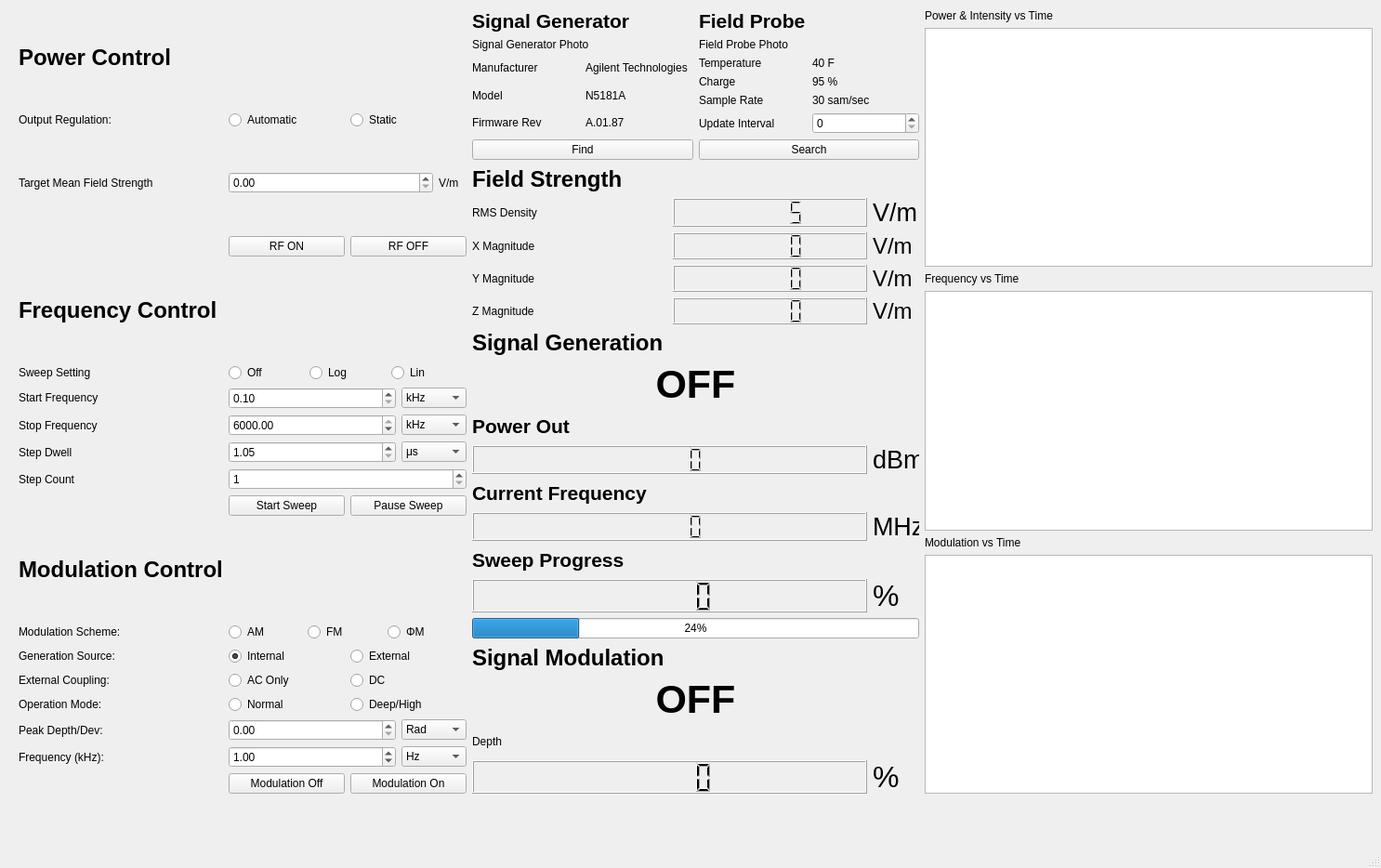
<?xml version="1.0" encoding="UTF-8"?>
<ui version="4.0">
 <class>MainWindow</class>
 <widget class="QMainWindow" name="MainWindow">
  <property name="geometry">
   <rect>
    <x>0</x>
    <y>0</y>
    <width>1486</width>
    <height>934</height>
   </rect>
  </property>
  <property name="windowTitle">
   <string>MainWindow</string>
  </property>
  <widget class="QWidget" name="centralwidget">
   <widget class="QWidget" name="gridLayoutWidget">
    <property name="geometry">
     <rect>
      <x>20</x>
      <y>10</y>
      <width>1457</width>
      <height>844</height>
     </rect>
    </property>
    <layout class="QHBoxLayout" name="horizontalLayout_main">
     <property name="leftMargin">
      <number>0</number>
     </property>
     <item>
      <layout class="QGridLayout" name="gridLayout_settings">
       <item row="18" column="0">
        <widget class="QLabel" name="label_modulationSettings">
         <property name="font">
          <font>
           <pointsize>18</pointsize>
           <weight>75</weight>
           <bold>true</bold>
          </font>
         </property>
         <property name="text">
          <string>Modulation Control</string>
         </property>
        </widget>
       </item>
       <item row="14" column="0">
        <widget class="QLabel" name="label_stepDwell">
         <property name="text">
          <string>Step Dwell</string>
         </property>
        </widget>
       </item>
       <item row="23" column="1">
        <layout class="QHBoxLayout" name="horizontalLayout_modulationModes">
         <item>
          <widget class="QRadioButton" name="radioButton_deepHighMode">
           <property name="text">
            <string>Normal</string>
           </property>
          </widget>
         </item>
         <item>
          <widget class="QRadioButton" name="radioButton_basicMode">
           <property name="text">
            <string>Deep/High</string>
           </property>
          </widget>
         </item>
        </layout>
       </item>
       <item row="25" column="0">
        <widget class="QLabel" name="label_modFreq">
         <property name="text">
          <string>Frequency (kHz):</string>
         </property>
        </widget>
       </item>
       <item row="20" column="0">
        <widget class="QLabel" name="label_modulationScheme">
         <property name="text">
          <string>Modulation Scheme:</string>
         </property>
        </widget>
       </item>
       <item row="22" column="0">
        <widget class="QLabel" name="label_couplingTypeTitle">
         <property name="text">
          <string>External Coupling:</string>
         </property>
        </widget>
       </item>
       <item row="7" column="1">
        <layout class="QHBoxLayout" name="horizontalLayout">
         <item>
          <widget class="QPushButton" name="pushButton_rfOn">
           <property name="text">
            <string>RF ON</string>
           </property>
          </widget>
         </item>
         <item>
          <widget class="QPushButton" name="pushButton_rfOff">
           <property name="sizePolicy">
            <sizepolicy hsizetype="Preferred" vsizetype="Fixed">
             <horstretch>0</horstretch>
             <verstretch>0</verstretch>
            </sizepolicy>
           </property>
           <property name="minimumSize">
            <size>
             <width>0</width>
             <height>0</height>
            </size>
           </property>
           <property name="maximumSize">
            <size>
             <width>231</width>
             <height>16777215</height>
            </size>
           </property>
           <property name="text">
            <string>RF OFF</string>
           </property>
          </widget>
         </item>
        </layout>
       </item>
       <item row="15" column="0">
        <widget class="QLabel" name="label_stepCount">
         <property name="text">
          <string>Step Count</string>
         </property>
        </widget>
       </item>
       <item row="25" column="1">
        <layout class="QHBoxLayout" name="horizontalLayout_modFreq">
         <item>
          <widget class="QDoubleSpinBox" name="spinBox_modFreq">
           <property name="minimum">
            <double>0.100000000000000</double>
           </property>
           <property name="maximum">
            <double>5.000000000000000</double>
           </property>
           <property name="value">
            <double>1.000000000000000</double>
           </property>
          </widget>
         </item>
         <item>
          <widget class="QComboBox" name="comboBox_modFreqUnit">
           <property name="maximumSize">
            <size>
             <width>70</width>
             <height>16777215</height>
            </size>
           </property>
           <item>
            <property name="text">
             <string>Hz</string>
            </property>
           </item>
           <item>
            <property name="text">
             <string>kHz</string>
            </property>
           </item>
           <item>
            <property name="text">
             <string>MHz</string>
            </property>
           </item>
          </widget>
         </item>
        </layout>
       </item>
       <item row="13" column="0">
        <widget class="QLabel" name="label_stopFreq">
         <property name="text">
          <string>Stop Frequency</string>
         </property>
        </widget>
       </item>
       <item row="20" column="1">
        <layout class="QHBoxLayout" name="horizontalLayout_modScheme">
         <property name="spacing">
          <number>0</number>
         </property>
         <item>
          <widget class="QRadioButton" name="radioButton_amState">
           <property name="text">
            <string>AM</string>
           </property>
          </widget>
         </item>
         <item>
          <widget class="QRadioButton" name="radioButton_fmState">
           <property name="text">
            <string>FM</string>
           </property>
           <property name="checked">
            <bool>true</bool>
           </property>
          </widget>
         </item>
         <item>
          <widget class="QRadioButton" name="radioButton_pmState">
           <property name="text">
            <string>ΦM</string>
           </property>
           <property name="checkable">
            <bool>false</bool>
           </property>
          </widget>
         </item>
        </layout>
       </item>
       <item row="21" column="0">
        <widget class="QLabel" name="label_modulationSource">
         <property name="text">
          <string>Generation Source:</string>
         </property>
        </widget>
       </item>
       <item row="16" column="1">
        <layout class="QHBoxLayout" name="horizontalLayout_2">
         <item>
          <widget class="QPushButton" name="pushButton_startSweep">
           <property name="text">
            <string>Start Sweep</string>
           </property>
          </widget>
         </item>
         <item>
          <widget class="QPushButton" name="pushButton_pauseSweep">
           <property name="text">
            <string>Pause Sweep</string>
           </property>
          </widget>
         </item>
        </layout>
       </item>
       <item row="5" column="1">
        <layout class="QHBoxLayout" name="horizontalLayout_powerOutControl">
         <item>
          <widget class="QRadioButton" name="radioButton_pidControl">
           <property name="text">
            <string>Automatic</string>
           </property>
           <property name="checked">
            <bool>true</bool>
           </property>
          </widget>
         </item>
         <item>
          <widget class="QRadioButton" name="radioButton_staticPower">
           <property name="text">
            <string>Static</string>
           </property>
          </widget>
         </item>
        </layout>
       </item>
       <item row="4" column="0">
        <widget class="QLabel" name="label_powerSettings">
         <property name="font">
          <font>
           <pointsize>18</pointsize>
           <weight>75</weight>
           <bold>true</bold>
          </font>
         </property>
         <property name="text">
          <string>Power Control</string>
         </property>
        </widget>
       </item>
       <item row="5" column="0">
        <widget class="QLabel" name="label_powerOutType">
         <property name="text">
          <string>Output Regulation:</string>
         </property>
        </widget>
       </item>
       <item row="24" column="1">
        <layout class="QHBoxLayout" name="horizontalLayout_depthDev">
         <item>
          <widget class="QDoubleSpinBox" name="spinBox_depthDev"/>
         </item>
         <item>
          <widget class="QComboBox" name="comboBox_depthDevUnit">
           <property name="maximumSize">
            <size>
             <width>70</width>
             <height>16777215</height>
            </size>
           </property>
           <item>
            <property name="text">
             <string>Rad</string>
            </property>
           </item>
           <item>
            <property name="text">
             <string>PiRad</string>
            </property>
           </item>
           <item>
            <property name="text">
             <string>Deg</string>
            </property>
           </item>
          </widget>
         </item>
        </layout>
       </item>
       <item row="11" column="1">
        <layout class="QHBoxLayout" name="horizontalLayout_sweepType">
         <item>
          <widget class="QRadioButton" name="radioButton_sweepOff">
           <property name="text">
            <string>Off</string>
           </property>
           <property name="checkable">
            <bool>true</bool>
           </property>
          </widget>
         </item>
         <item>
          <widget class="QRadioButton" name="radioButton_logSweep">
           <property name="text">
            <string>Log</string>
           </property>
           <property name="checkable">
            <bool>true</bool>
           </property>
           <property name="checked">
            <bool>true</bool>
           </property>
          </widget>
         </item>
         <item>
          <widget class="QRadioButton" name="radioButton_linSweep">
           <property name="text">
            <string>Lin</string>
           </property>
           <property name="checked">
            <bool>false</bool>
           </property>
          </widget>
         </item>
        </layout>
       </item>
       <item row="6" column="0">
        <widget class="QLabel" name="label_desiredFieldTitle">
         <property name="text">
          <string>Target Mean Field Strength</string>
         </property>
        </widget>
       </item>
       <item row="23" column="0">
        <widget class="QLabel" name="label_ampmMode">
         <property name="text">
          <string>Operation Mode:</string>
         </property>
        </widget>
       </item>
       <item row="13" column="1">
        <layout class="QHBoxLayout" name="horizontalLayout_stopFreq">
         <item>
          <widget class="QDoubleSpinBox" name="spinBox_stopFreq">
           <property name="minimum">
            <double>0.250000000000000</double>
           </property>
           <property name="maximum">
            <double>6000.000000000000000</double>
           </property>
           <property name="value">
            <double>6000.000000000000000</double>
           </property>
          </widget>
         </item>
         <item>
          <widget class="QComboBox" name="comboBox_stopFreqUnit">
           <property name="sizePolicy">
            <sizepolicy hsizetype="MinimumExpanding" vsizetype="Fixed">
             <horstretch>0</horstretch>
             <verstretch>0</verstretch>
            </sizepolicy>
           </property>
           <property name="maximumSize">
            <size>
             <width>70</width>
             <height>16777215</height>
            </size>
           </property>
           <item>
            <property name="text">
             <string>kHz</string>
            </property>
           </item>
           <item>
            <property name="text">
             <string>MHz</string>
            </property>
           </item>
           <item>
            <property name="text">
             <string>GHz</string>
            </property>
           </item>
          </widget>
         </item>
        </layout>
       </item>
       <item row="6" column="1">
        <layout class="QHBoxLayout" name="horizontalLayout_targetField">
         <item>
          <widget class="QDoubleSpinBox" name="spinBox_targetStrength"/>
         </item>
         <item>
          <widget class="QLabel" name="label_strengthUnit">
           <property name="maximumSize">
            <size>
             <width>30</width>
             <height>16777215</height>
            </size>
           </property>
           <property name="text">
            <string>V/m</string>
           </property>
          </widget>
         </item>
        </layout>
       </item>
       <item row="22" column="1">
        <layout class="QHBoxLayout" name="horizontalLayout_externalCoupling">
         <item>
          <widget class="QRadioButton" name="radioButton_acCoupling">
           <property name="text">
            <string>AC Only</string>
           </property>
          </widget>
         </item>
         <item>
          <widget class="QRadioButton" name="radioButton_acdcCoupling">
           <property name="text">
            <string>DC</string>
           </property>
          </widget>
         </item>
        </layout>
       </item>
       <item row="10" column="0">
        <widget class="QLabel" name="label_freqSettings">
         <property name="font">
          <font>
           <pointsize>18</pointsize>
           <weight>75</weight>
           <bold>true</bold>
          </font>
         </property>
         <property name="text">
          <string>Frequency Control</string>
         </property>
        </widget>
       </item>
       <item row="11" column="0">
        <widget class="QLabel" name="label_sweepType">
         <property name="text">
          <string>Sweep Setting</string>
         </property>
        </widget>
       </item>
       <item row="21" column="1">
        <layout class="QHBoxLayout" name="horizontalLayout_modSignalSource">
         <item>
          <widget class="QRadioButton" name="radioButton_intSource">
           <property name="text">
            <string>Internal</string>
           </property>
           <property name="checked">
            <bool>true</bool>
           </property>
          </widget>
         </item>
         <item>
          <widget class="QRadioButton" name="radioButton_extSource">
           <property name="text">
            <string>External</string>
           </property>
          </widget>
         </item>
        </layout>
       </item>
       <item row="15" column="1">
        <widget class="QSpinBox" name="spinBox_stepCount">
         <property name="minimum">
          <number>1</number>
         </property>
         <property name="maximum">
          <number>100000</number>
         </property>
         <property name="value">
          <number>1</number>
         </property>
         <property name="displayIntegerBase">
          <number>10</number>
         </property>
        </widget>
       </item>
       <item row="12" column="1">
        <layout class="QHBoxLayout" name="horizontalLayout_startFreq">
         <item>
          <widget class="QDoubleSpinBox" name="spinBox_startFreq">
           <property name="minimum">
            <double>0.100000000000000</double>
           </property>
           <property name="maximum">
            <double>6000.000000000000000</double>
           </property>
           <property name="stepType">
            <enum>QAbstractSpinBox::AdaptiveDecimalStepType</enum>
           </property>
           <property name="value">
            <double>0.100000000000000</double>
           </property>
          </widget>
         </item>
         <item>
          <widget class="QComboBox" name="comboBox_startFreqUnit">
           <property name="sizePolicy">
            <sizepolicy hsizetype="MinimumExpanding" vsizetype="Fixed">
             <horstretch>0</horstretch>
             <verstretch>0</verstretch>
            </sizepolicy>
           </property>
           <property name="maximumSize">
            <size>
             <width>70</width>
             <height>16777215</height>
            </size>
           </property>
           <item>
            <property name="text">
             <string>kHz</string>
            </property>
           </item>
           <item>
            <property name="text">
             <string>MHz</string>
            </property>
           </item>
           <item>
            <property name="text">
             <string>GHz</string>
            </property>
           </item>
          </widget>
         </item>
        </layout>
       </item>
       <item row="14" column="1">
        <layout class="QHBoxLayout" name="horizontalLayout_stepDwell">
         <item>
          <widget class="QDoubleSpinBox" name="spinBox_dwell">
           <property name="minimum">
            <double>1.050000000000000</double>
           </property>
           <property name="maximum">
            <double>2000.000000000000000</double>
           </property>
           <property name="value">
            <double>1.050000000000000</double>
           </property>
          </widget>
         </item>
         <item>
          <widget class="QComboBox" name="comboBox_dwellUnit">
           <property name="maximumSize">
            <size>
             <width>70</width>
             <height>16777215</height>
            </size>
           </property>
           <item>
            <property name="text">
             <string>μs</string>
            </property>
           </item>
           <item>
            <property name="text">
             <string>ms</string>
            </property>
           </item>
           <item>
            <property name="text">
             <string>s</string>
            </property>
           </item>
          </widget>
         </item>
        </layout>
       </item>
       <item row="12" column="0">
        <widget class="QLabel" name="label_startFreq">
         <property name="maximumSize">
          <size>
           <width>16777215</width>
           <height>20</height>
          </size>
         </property>
         <property name="text">
          <string>Start Frequency</string>
         </property>
        </widget>
       </item>
       <item row="24" column="0">
        <widget class="QLabel" name="label_amDepthFPMDev">
         <property name="text">
          <string>Peak Depth/Dev:</string>
         </property>
        </widget>
       </item>
       <item row="26" column="1">
        <layout class="QHBoxLayout" name="horizontalLayout_3">
         <item>
          <widget class="QPushButton" name="pushButton_modulationOff">
           <property name="text">
            <string>Modulation Off</string>
           </property>
          </widget>
         </item>
         <item>
          <widget class="QPushButton" name="pushButton_modulationOn">
           <property name="text">
            <string>Modulation On</string>
           </property>
          </widget>
         </item>
        </layout>
       </item>
      </layout>
     </item>
     <item>
      <layout class="QVBoxLayout" name="verticalLayout_realTimeValues">
       <property name="sizeConstraint">
        <enum>QLayout::SetDefaultConstraint</enum>
       </property>
       <item>
        <layout class="QGridLayout" name="gridLayout">
         <item row="3" column="1">
          <layout class="QGridLayout" name="gridLayout_probeStats">
           <item row="1" column="0">
            <widget class="QLabel" name="label_chargeTitle">
             <property name="text">
              <string>Charge</string>
             </property>
            </widget>
           </item>
           <item row="0" column="1">
            <widget class="QLabel" name="label_temperature">
             <property name="text">
              <string>40 F</string>
             </property>
            </widget>
           </item>
           <item row="0" column="0">
            <widget class="QLabel" name="label_temperatureTitle">
             <property name="text">
              <string>Temperature</string>
             </property>
            </widget>
           </item>
           <item row="2" column="1">
            <widget class="QLabel" name="label_chargeLevel">
             <property name="text">
              <string>30 sam/sec</string>
             </property>
            </widget>
           </item>
           <item row="3" column="1">
            <widget class="QSpinBox" name="spinBox_probeUpdate"/>
           </item>
           <item row="2" column="0">
            <widget class="QLabel" name="label_2">
             <property name="text">
              <string>Sample Rate</string>
             </property>
            </widget>
           </item>
           <item row="3" column="0">
            <widget class="QLabel" name="label_probeUpdateInterval">
             <property name="text">
              <string>Update Interval</string>
             </property>
            </widget>
           </item>
           <item row="1" column="1">
            <widget class="QLabel" name="label_3">
             <property name="text">
              <string>95 %</string>
             </property>
            </widget>
           </item>
          </layout>
         </item>
         <item row="2" column="1">
          <widget class="QLabel" name="label_sigGen">
           <property name="text">
            <string>Field Probe Photo</string>
           </property>
          </widget>
         </item>
         <item row="2" column="0">
          <widget class="QLabel" name="label_fieldProbe">
           <property name="text">
            <string>Signal Generator Photo</string>
           </property>
          </widget>
         </item>
         <item row="3" column="0">
          <layout class="QGridLayout" name="gridLayout_SigGenStats">
           <item row="0" column="1">
            <widget class="QLabel" name="label_sgMake">
             <property name="text">
              <string>Agilent Technologies</string>
             </property>
            </widget>
           </item>
           <item row="0" column="0">
            <widget class="QLabel" name="label_sgMakeTitle">
             <property name="text">
              <string>Manufacturer</string>
             </property>
            </widget>
           </item>
           <item row="1" column="0">
            <widget class="QLabel" name="label_sgModelTitle">
             <property name="text">
              <string>Model</string>
             </property>
            </widget>
           </item>
           <item row="2" column="0">
            <widget class="QLabel" name="label_sgFirmwareTitle">
             <property name="text">
              <string>Firmware Rev</string>
             </property>
            </widget>
           </item>
           <item row="1" column="1">
            <widget class="QLabel" name="label_sgModel">
             <property name="text">
              <string>N5181A</string>
             </property>
            </widget>
           </item>
           <item row="2" column="1">
            <widget class="QLabel" name="label_sgFirmware">
             <property name="text">
              <string>A.01.87</string>
             </property>
            </widget>
           </item>
          </layout>
         </item>
         <item row="0" column="0">
          <widget class="QLabel" name="label_deviceSettings">
           <property name="font">
            <font>
             <pointsize>16</pointsize>
             <weight>75</weight>
             <bold>true</bold>
            </font>
           </property>
           <property name="text">
            <string>Signal Generator</string>
           </property>
          </widget>
         </item>
         <item row="4" column="0">
          <widget class="QPushButton" name="pushButton_detectSigGen">
           <property name="minimumSize">
            <size>
             <width>175</width>
             <height>0</height>
            </size>
           </property>
           <property name="text">
            <string>Find</string>
           </property>
          </widget>
         </item>
         <item row="4" column="1">
          <widget class="QPushButton" name="pushButton_detectFieldProbe">
           <property name="minimumSize">
            <size>
             <width>175</width>
             <height>0</height>
            </size>
           </property>
           <property name="text">
            <string>Search</string>
           </property>
          </widget>
         </item>
         <item row="0" column="1">
          <widget class="QLabel" name="label">
           <property name="font">
            <font>
             <pointsize>16</pointsize>
             <weight>75</weight>
             <bold>true</bold>
            </font>
           </property>
           <property name="text">
            <string>Field Probe</string>
           </property>
          </widget>
         </item>
        </layout>
       </item>
       <item>
        <widget class="QLabel" name="label_probeReadingsBlock">
         <property name="font">
          <font>
           <pointsize>18</pointsize>
           <weight>75</weight>
           <bold>true</bold>
          </font>
         </property>
         <property name="text">
          <string>Field Strength</string>
         </property>
        </widget>
       </item>
       <item>
        <layout class="QHBoxLayout" name="horizontalLayout_avgStrength">
         <item>
          <widget class="QLabel" name="label_avgStrength">
           <property name="text">
            <string>RMS Density</string>
           </property>
          </widget>
         </item>
         <item>
          <widget class="QLCDNumber" name="lcdNumber_avgStrength">
           <property name="smallDecimalPoint">
            <bool>false</bool>
           </property>
           <property name="digitCount">
            <number>5</number>
           </property>
           <property name="value" stdset="0">
            <double>5.000000000000000</double>
           </property>
          </widget>
         </item>
         <item>
          <widget class="QLabel" name="label_svgStrengthUnit">
           <property name="maximumSize">
            <size>
             <width>50</width>
             <height>16777215</height>
            </size>
           </property>
           <property name="font">
            <font>
             <pointsize>20</pointsize>
            </font>
           </property>
           <property name="text">
            <string>V/m</string>
           </property>
          </widget>
         </item>
        </layout>
       </item>
       <item>
        <layout class="QHBoxLayout" name="horizontalLayout_xMag">
         <item>
          <widget class="QLabel" name="label_xMag">
           <property name="text">
            <string>X Magnitude</string>
           </property>
          </widget>
         </item>
         <item>
          <widget class="QLCDNumber" name="lcdNumber_xMagg"/>
         </item>
         <item>
          <widget class="QLabel" name="label_xMagUnit">
           <property name="maximumSize">
            <size>
             <width>50</width>
             <height>16777215</height>
            </size>
           </property>
           <property name="font">
            <font>
             <pointsize>18</pointsize>
            </font>
           </property>
           <property name="text">
            <string>V/m</string>
           </property>
          </widget>
         </item>
        </layout>
       </item>
       <item>
        <layout class="QHBoxLayout" name="horizontalLayout_yMag">
         <item>
          <widget class="QLabel" name="label_yMag">
           <property name="text">
            <string>Y Magnitude</string>
           </property>
          </widget>
         </item>
         <item>
          <widget class="QLCDNumber" name="lcdNumber_yMag"/>
         </item>
         <item>
          <widget class="QLabel" name="label_yMagUnit">
           <property name="maximumSize">
            <size>
             <width>50</width>
             <height>16777215</height>
            </size>
           </property>
           <property name="font">
            <font>
             <pointsize>18</pointsize>
            </font>
           </property>
           <property name="text">
            <string>V/m</string>
           </property>
          </widget>
         </item>
        </layout>
       </item>
       <item>
        <layout class="QHBoxLayout" name="horizontalLayout_zMag">
         <item>
          <widget class="QLabel" name="label_zMag">
           <property name="text">
            <string>Z Magnitude</string>
           </property>
          </widget>
         </item>
         <item>
          <widget class="QLCDNumber" name="lcdNumber_zMag"/>
         </item>
         <item>
          <widget class="QLabel" name="label_zMagUnit">
           <property name="maximumSize">
            <size>
             <width>50</width>
             <height>16777215</height>
            </size>
           </property>
           <property name="font">
            <font>
             <pointsize>18</pointsize>
            </font>
           </property>
           <property name="text">
            <string>V/m</string>
           </property>
          </widget>
         </item>
        </layout>
       </item>
       <item>
        <widget class="QLabel" name="label_signalBlock">
         <property name="font">
          <font>
           <pointsize>18</pointsize>
           <weight>75</weight>
           <bold>true</bold>
          </font>
         </property>
         <property name="text">
          <string>Signal Generation</string>
         </property>
        </widget>
       </item>
       <item>
        <widget class="QLabel" name="label_rfOutState">
         <property name="font">
          <font>
           <pointsize>32</pointsize>
           <weight>75</weight>
           <bold>true</bold>
          </font>
         </property>
         <property name="text">
          <string>OFF</string>
         </property>
         <property name="alignment">
          <set>Qt::AlignCenter</set>
         </property>
        </widget>
       </item>
       <item>
        <widget class="QLabel" name="label_powerBlock">
         <property name="font">
          <font>
           <pointsize>16</pointsize>
           <weight>75</weight>
           <bold>true</bold>
          </font>
         </property>
         <property name="text">
          <string>Power Out</string>
         </property>
        </widget>
       </item>
       <item>
        <layout class="QHBoxLayout" name="horizontalLayout_powerOut">
         <item>
          <widget class="QLCDNumber" name="lcdNumber_powerOut">
           <property name="smallDecimalPoint">
            <bool>false</bool>
           </property>
           <property name="digitCount">
            <number>5</number>
           </property>
           <property name="value" stdset="0">
            <double>0.000000000000000</double>
           </property>
           <property name="intValue" stdset="0">
            <number>0</number>
           </property>
          </widget>
         </item>
         <item>
          <widget class="QLabel" name="label_powOutUnit">
           <property name="maximumSize">
            <size>
             <width>50</width>
             <height>16777215</height>
            </size>
           </property>
           <property name="font">
            <font>
             <pointsize>20</pointsize>
            </font>
           </property>
           <property name="text">
            <string>dBm</string>
           </property>
          </widget>
         </item>
        </layout>
       </item>
       <item>
        <widget class="QLabel" name="label_frequencyBlock">
         <property name="font">
          <font>
           <pointsize>16</pointsize>
           <weight>75</weight>
           <bold>true</bold>
          </font>
         </property>
         <property name="text">
          <string>Current Frequency</string>
         </property>
        </widget>
       </item>
       <item>
        <layout class="QHBoxLayout" name="horizontalLayout_frequencyOut">
         <item>
          <widget class="QLCDNumber" name="lcdNumber_freqOut">
           <property name="sizePolicy">
            <sizepolicy hsizetype="Minimum" vsizetype="Minimum">
             <horstretch>0</horstretch>
             <verstretch>0</verstretch>
            </sizepolicy>
           </property>
           <property name="maximumSize">
            <size>
             <width>16777215</width>
             <height>16777215</height>
            </size>
           </property>
          </widget>
         </item>
         <item>
          <widget class="QLabel" name="label_freqOutUnit">
           <property name="maximumSize">
            <size>
             <width>50</width>
             <height>16777215</height>
            </size>
           </property>
           <property name="font">
            <font>
             <pointsize>20</pointsize>
            </font>
           </property>
           <property name="text">
            <string>MHz</string>
           </property>
          </widget>
         </item>
        </layout>
       </item>
       <item>
        <widget class="QLabel" name="label_sweepStatus">
         <property name="font">
          <font>
           <pointsize>16</pointsize>
           <weight>75</weight>
           <bold>true</bold>
          </font>
         </property>
         <property name="text">
          <string>Sweep Progress</string>
         </property>
        </widget>
       </item>
       <item>
        <layout class="QHBoxLayout" name="horizontalLayout_sweepProgress">
         <item>
          <widget class="QLCDNumber" name="lcdNumber_sweepProgress"/>
         </item>
         <item>
          <widget class="QLabel" name="label_progUnit">
           <property name="maximumSize">
            <size>
             <width>50</width>
             <height>16777215</height>
            </size>
           </property>
           <property name="font">
            <font>
             <pointsize>24</pointsize>
            </font>
           </property>
           <property name="text">
            <string>%</string>
           </property>
          </widget>
         </item>
        </layout>
       </item>
       <item>
        <widget class="QProgressBar" name="progressBar_freqSweep">
         <property name="maximumSize">
          <size>
           <width>1000</width>
           <height>16777215</height>
          </size>
         </property>
         <property name="value">
          <number>24</number>
         </property>
        </widget>
       </item>
       <item>
        <widget class="QLabel" name="label_modulationBlock">
         <property name="font">
          <font>
           <pointsize>18</pointsize>
           <weight>75</weight>
           <bold>true</bold>
          </font>
         </property>
         <property name="text">
          <string>Signal Modulation</string>
         </property>
        </widget>
       </item>
       <item>
        <widget class="QLabel" name="label_modulationState">
         <property name="font">
          <font>
           <pointsize>32</pointsize>
           <weight>75</weight>
           <bold>true</bold>
          </font>
         </property>
         <property name="text">
          <string>OFF</string>
         </property>
         <property name="alignment">
          <set>Qt::AlignCenter</set>
         </property>
        </widget>
       </item>
       <item>
        <widget class="QLabel" name="label_modulationVariable">
         <property name="text">
          <string>Depth</string>
         </property>
        </widget>
       </item>
       <item>
        <layout class="QHBoxLayout" name="horizontalLayout_modulationOut">
         <item>
          <widget class="QLCDNumber" name="lcdNumber_modValueOut"/>
         </item>
         <item>
          <widget class="QLabel" name="label_modUnit">
           <property name="maximumSize">
            <size>
             <width>50</width>
             <height>16777215</height>
            </size>
           </property>
           <property name="font">
            <font>
             <pointsize>24</pointsize>
            </font>
           </property>
           <property name="text">
            <string>%</string>
           </property>
          </widget>
         </item>
        </layout>
       </item>
      </layout>
     </item>
     <item>
      <layout class="QGridLayout" name="gridLayout_plots">
       <item row="2" column="0">
        <widget class="QLabel" name="label_sweepPlotTitle">
         <property name="text">
          <string>Frequency vs Time</string>
         </property>
        </widget>
       </item>
       <item row="1" column="0">
        <widget class="QGraphicsView" name="graphicsView_powerAndField">
         <property name="minimumSize">
          <size>
           <width>400</width>
           <height>0</height>
          </size>
         </property>
        </widget>
       </item>
       <item row="7" column="0">
        <widget class="QLabel" name="label_modPlotTitle">
         <property name="text">
          <string>Modulation vs Time</string>
         </property>
        </widget>
       </item>
       <item row="6" column="0">
        <widget class="QGraphicsView" name="graphicsView_frequencySweep"/>
       </item>
       <item row="8" column="0">
        <widget class="QGraphicsView" name="graphicsView_modulation"/>
       </item>
       <item row="0" column="0">
        <widget class="QLabel" name="label_powerPlotTitle">
         <property name="text">
          <string>Power &amp; Intensity vs Time</string>
         </property>
        </widget>
       </item>
      </layout>
     </item>
    </layout>
   </widget>
  </widget>
  <widget class="QMenuBar" name="menubar">
   <property name="geometry">
    <rect>
     <x>0</x>
     <y>0</y>
     <width>1486</width>
     <height>24</height>
    </rect>
   </property>
  </widget>
  <widget class="QStatusBar" name="statusbar"/>
 </widget>
 <resources/>
 <connections/>
</ui>
